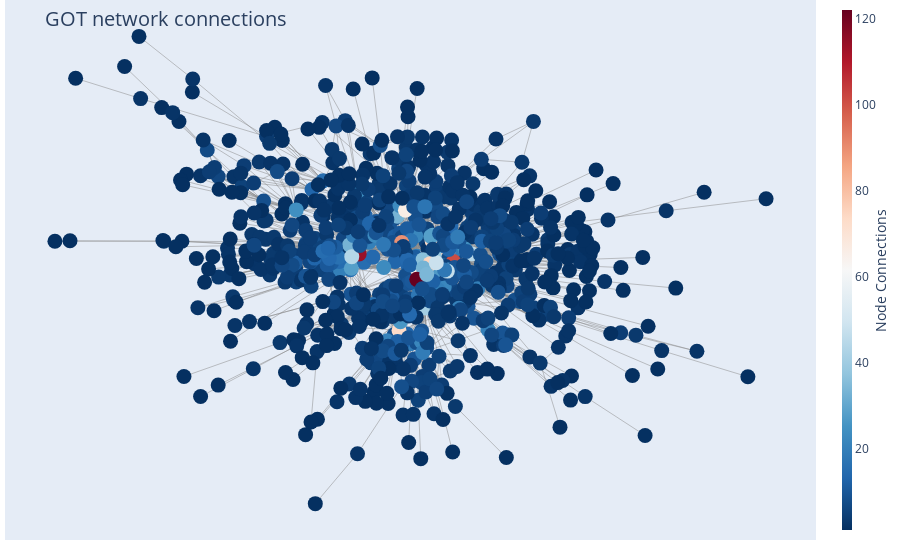

The code cell stored with this chart in its notebook:
### Code cell
draw_plotly_network_graph(Graph_obj = G, filter = None, filter_nodesbydegree = None)

### Figure 1 — Plotly figure (JSON) as saved in the notebook; plotly's stock layout.template omitted (floating-point values rounded to 4 significant figures; data arrays with more than 128 entries replaced by an {"elided": "..."} marker saying what was removed)
{"data": [{"hoverinfo": "none", "line": {"color": "#888", "width": 0.5}, "mode": "lines", "type": "scatter", "x": {"elided": "8469 float values"}, "y": {"elided": "8469 float values"}}, {"hoverinfo": "text", "marker": {"color": {"elided": "796 int values"}, "colorbar": {"thickness": 10, "title": {"side": "right", "text": "Node Connections"}, "xanchor": "left"}, "colorscale": [[0, "rgb(103,0,31)"], [0.1, "rgb(178,24,43)"], [0.2, "rgb(214,96,77)"], [0.3, "rgb(244,165,130)"], [0.4, "rgb(253,219,199)"], [0.5, "rgb(247,247,247)"], [0.6, "rgb(209,229,240)"], [0.7, "rgb(146,197,222)"], [0.8, "rgb(67,147,195)"], [0.9, "rgb(33,102,172)"], [1, "rgb(5,48,97)"]], "line": {"width": 0}, "reversescale": true, "showscale": true, "size": 15}, "mode": "markers", "text": {"elided": "796 str values"}, "type": "scatter", "x": {"elided": "796 float values"}, "y": {"elided": "796 float values"}}], "layout": {"annotations": [{"showarrow": false, "text": "", "xref": "paper", "yref": "paper"}], "hovermode": "closest", "margin": {"b": 20, "l": 5, "r": 5, "t": 0}, "showlegend": false, "title": {"font": {"size": 20}, "text": "<br>GOT network connections"}, "xaxis": {"showgrid": false, "showticklabels": false, "zeroline": false}, "yaxis": {"showgrid": false, "showticklabels": false, "zeroline": false}}}
